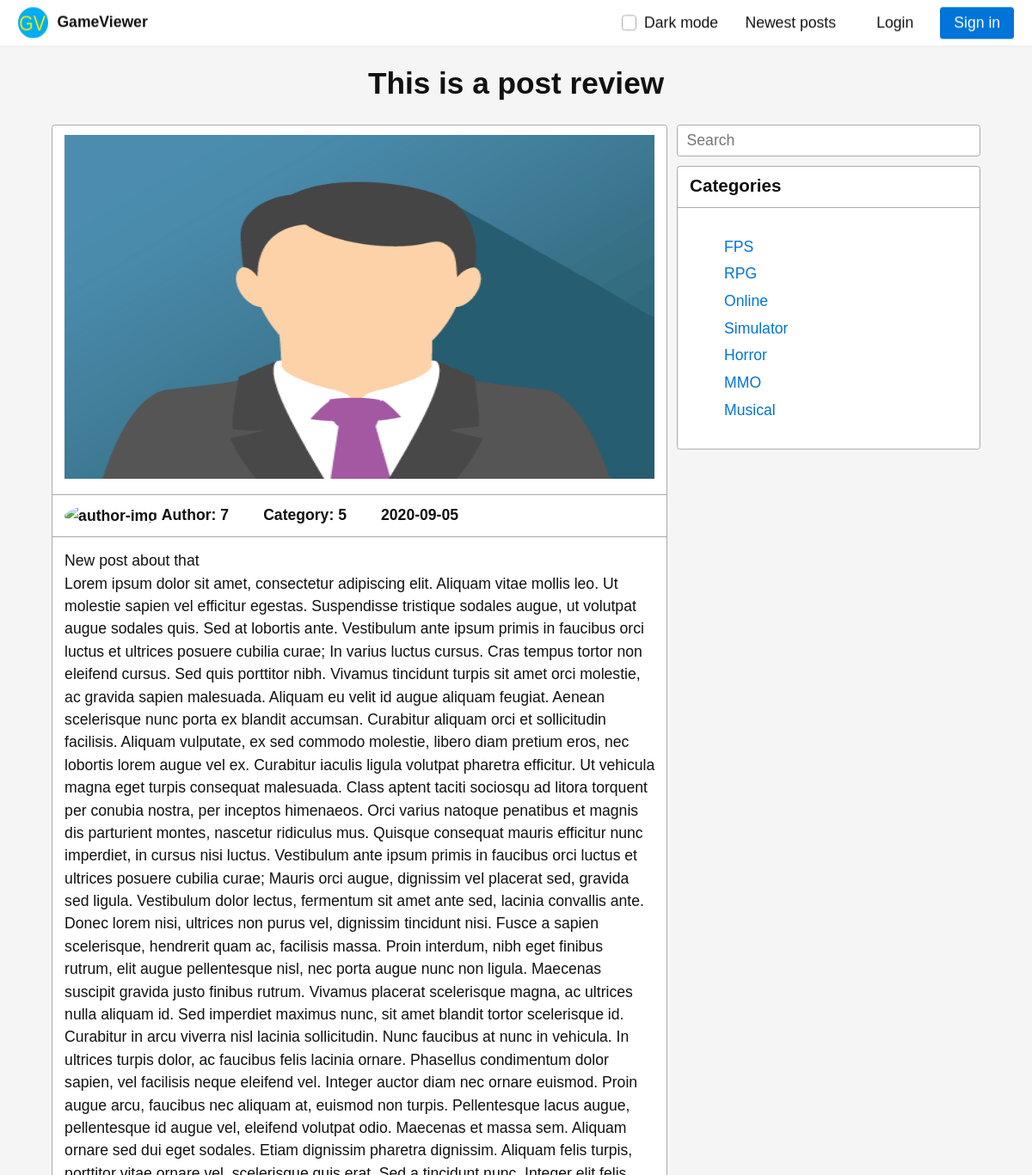
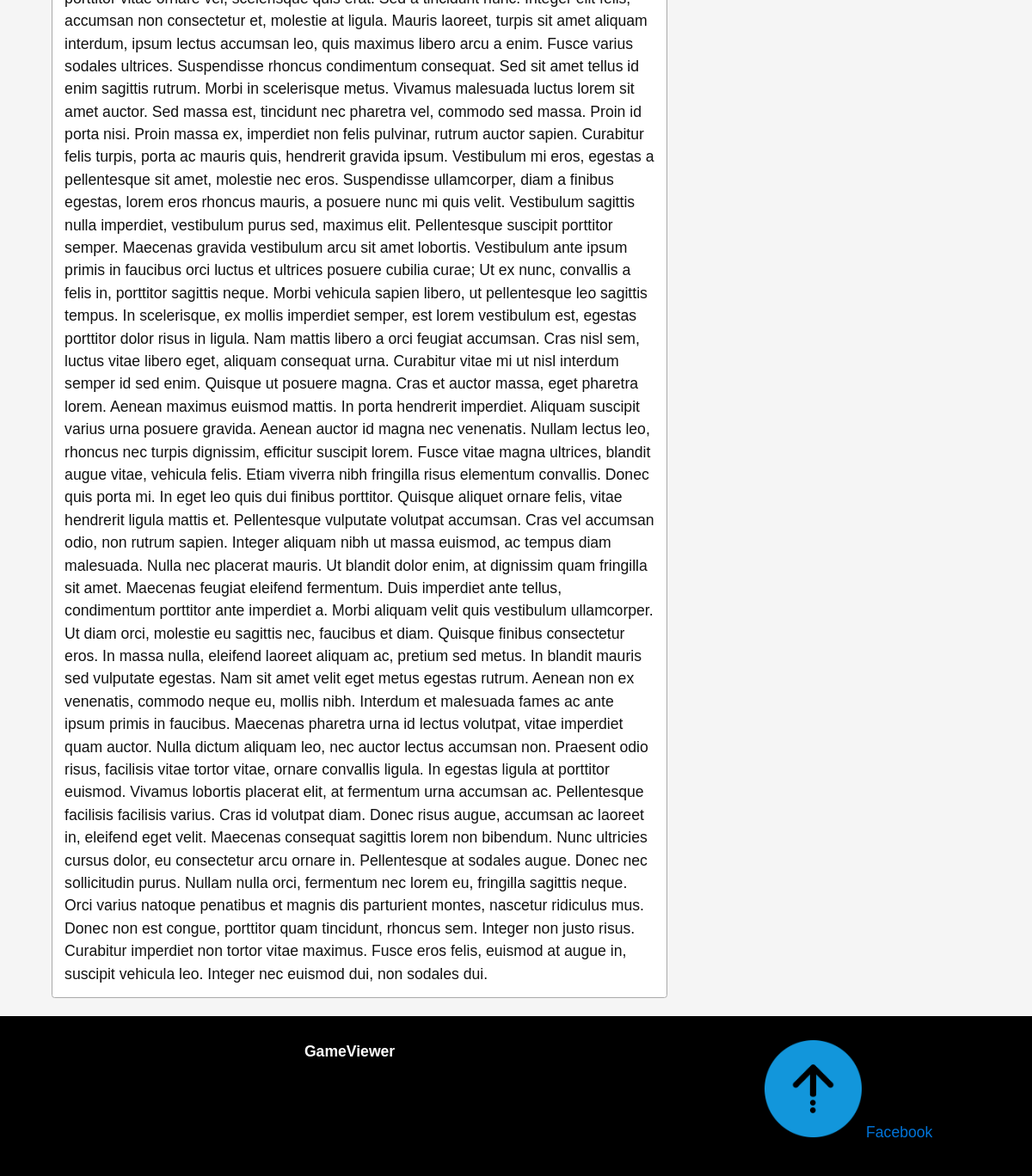
The page /review/This is a post review/4 on the database its author committed (2 pictures, top to bottom).
### models.py (models this page shows, shortened)
class Reviews(db.Model):
    id = db.Column(db.Integer, primary_key = True)
    id_user = db.Column(db.Integer, db.ForeignKey('users.id'), nullable=False)
    id_cat = db.Column(db.Integer, db.ForeignKey('categories.id'), nullable=False)
    title = db.Column(db.Text(50))
    img = db.Column(db.Text(50))
    content = db.Column(db.Text(50))
    created_at = db.Column(db.Text(50))

class Categories(db.Model):
    id = db.Column(db.Integer, primary_key = True)
    name = db.Column(db.Text(50))

### controller.py (the view)
@app.route("/review/<review_title>/<id>")
def review(review_title, id):
    review = Reviews.query.filter_by(id = id).first()
    categ = Categories.query.all()
    if session.get('user') != None :
        user = Users.query.filter_by(id = session['user']).first()
    else:
        user = {"id": "0"}
    return render_template("read-review.html", cats = categ, review = review, user = user)

### templates/read-review.html (shortened to what this page needs)
{% extends "layout/base.html" %}
{% block title %} {{ review.title }} {% endblock %}
{% block content %}
<div class="two-third-600">
    <article class="card">
        <header>
            <img style="width: 100%; max-height: 400px;" src="{{ url_for('static', filename = review.img) }}" alt="game photo">
        </header>
        <header>
            <img style="width: 50px; border-radius: 100%; vertical-align: middle;" src="https://cdn3.f-cdn.com/contestentries/1376995/30494909/5b566bc71d308_thumb900.jpg" alt="author-img">
            <h4>Author: {{ review.id_user }} </h4>
            <h4>Category: {{ review.id_cat }} </h4>
            <h4>{{ review.created_at }}</h4>
        </header>
        <footer>
            {{ review.content }}
            <p>
                Lorem ipsum dolor sit amet, consectetur adipiscing elit. Aliquam vitae mollis leo. Ut molestie sapien vel efficitur egestas. Suspendisse tristique sodales augue, ut volutpat augue sodales quis. Sed at lobortis ante. Vestibulum ante ipsum primis in faucibus orci luctus et ultrices posuere cubilia curae; In varius luctus cursus. Cras tempus tortor non eleifend cursus. Sed quis porttitor nibh. Vivamus tincidunt turpis sit amet orci molestie, ac gravida sapien malesuada. Aliquam eu velit id augue aliquam feugiat. Aenean scelerisque nunc porta ex blandit accumsan.
                Curabitur aliquam orci et sollicitudin facilisis. Aliquam vulputate, ex sed commodo molestie, libero diam pretium eros, nec lobortis lorem augue vel ex. Curabitur iaculis ligula volutpat pharetra efficitur. Ut vehicula magna eget turpis consequat malesuada. Class aptent taciti sociosqu ad litora torquent per conubia nostra, per inceptos himenaeos. Orci varius natoque penatibus et magnis dis parturient montes, nascetur ridiculus mus. Quisque consequat mauris efficitur nunc imperdiet, in cursus nisi luctus. Vestibulum ante ipsum primis in faucibus orci luctus et ultrices posuere cubilia curae; Mauris orci augue, dignissim vel placerat sed, gravida sed ligula. Vestibulum dolor lectus, fermentum sit amet ante sed, lacinia convallis ante. Donec lorem nisi, ultrices non purus vel, dignissim tincidunt nisi.
                Fusce a sapien scelerisque, hendrerit quam ac, facilisis massa. Proin interdum, nibh eget finibus rutrum, elit augue pellentesque nisl, nec porta augue nunc non ligula. Maecenas suscipit gravida justo finibus rutrum. Vivamus placerat scelerisque magna, ac ultrices nulla aliquam id. Sed imperdiet maximus nunc, sit amet blandit tortor scelerisque id. Curabitur in arcu viverra nisl lacinia sollicitudin. Nunc faucibus at nunc in vehicula. In ultrices turpis dolor, ac faucibus felis lacinia ornare. Phasellus condimentum dolor sapien, vel facilisis neque eleifend vel. Integer auctor diam nec ornare euismod. Proin augue arcu, faucibus nec aliquam at, euismod non turpis. Pellentesque lacus augue, pellentesque id augue vel, eleifend volutpat odio.
                Maecenas et massa sem. Aliquam ornare sed dui eget sodales. Etiam dignissim pharetra dignissim. Aliquam felis turpis, porttitor vitae ornare vel, scelerisque quis erat. Sed a tincidunt nunc. Integer elit felis, accumsan non consectetur et, molestie at ligula. Mauris laoreet, turpis sit amet aliquam interdum, ipsum lectus accumsan leo, quis maximus libero arcu a enim. Fusce varius sodales ultrices. Suspendisse rhoncus condimentum consequat. Sed sit amet tellus id enim sagittis rutrum. Morbi in scelerisque metus. Vivamus malesuada luctus lorem sit amet auctor.
                Sed massa est, tincidunt nec pharetra vel, commodo sed massa. Proin id porta nisi. Proin massa ex, imperdiet non felis pulvinar, rutrum auctor sapien. Curabitur felis turpis, porta ac mauris quis, hendrerit gravida ipsum. Vestibulum mi eros, egestas a pellentesque sit amet, molestie nec eros. Suspendisse ullamcorper, diam a finibus egestas, lorem eros rhoncus mauris, a posuere nunc mi quis velit. Vestibulum sagittis nulla imperdiet, vestibulum purus sed, maximus elit. Pellentesque suscipit porttitor semper.
                Maecenas gravida vestibulum arcu sit amet lobortis. Vestibulum ante ipsum primis in faucibus orci luctus et ultrices posuere cubilia curae; Ut ex nunc, convallis a felis in, porttitor sagittis neque. Morbi vehicula sapien libero, ut pellentesque leo sagittis tempus. In scelerisque, ex mollis imperdiet semper, est lorem vestibulum est, egestas porttitor dolor risus in ligula. Nam mattis libero a orci feugiat accumsan. Cras nisl sem, luctus vitae libero eget, aliquam consequat urna. Curabitur vitae mi ut nisl interdum semper id sed enim. Quisque ut posuere magna. Cras et auctor massa, eget pharetra lorem. Aenean maximus euismod mattis.
                In porta hendrerit imperdiet. Aliquam suscipit varius urna posuere gravida. Aenean auctor id magna nec venenatis. Nullam lectus leo, rhoncus nec turpis dignissim, efficitur suscipit lorem. Fusce vitae magna ultrices, blandit augue vitae, vehicula felis. Etiam viverra nibh fringilla risus elementum convallis. Donec quis porta mi. In eget leo quis dui finibus porttitor. Quisque aliquet ornare felis, vitae hendrerit ligula mattis et. Pellentesque vulputate volutpat accumsan. Cras vel accumsan odio, non rutrum sapien. Integer aliquam nibh ut massa euismod, ac tempus diam malesuada. Nulla nec placerat mauris. Ut blandit dolor enim, at dignissim quam fringilla sit amet. Maecenas feugiat eleifend fermentum. Duis imperdiet ante tellus, condimentum porttitor ante imperdiet a.
                Morbi aliquam velit quis vestibulum ullamcorper. Ut diam orci, molestie eu sagittis nec, faucibus et diam. Quisque finibus consectetur eros. In massa nulla, eleifend laoreet aliquam ac, pretium sed metus. In blandit mauris sed vulputate egestas. Nam sit amet velit eget metus egestas rutrum. Aenean non ex venenatis, commodo neque eu, mollis nibh. Interdum et malesuada fames ac ante ipsum primis in faucibus. Maecenas pharetra urna id lectus volutpat, vitae imperdiet quam auctor.
                Nulla dictum aliquam leo, nec auctor lectus accumsan non. Praesent odio risus, facilisis vitae tortor vitae, ornare convallis ligula. In egestas ligula at porttitor euismod. Vivamus lobortis placerat elit, at fermentum urna accumsan ac. Pellentesque facilisis facilisis varius. Cras id volutpat diam. Donec risus augue, accumsan ac laoreet in, eleifend eget velit. Maecenas consequat sagittis lorem non bibendum. Nunc ultricies cursus dolor, eu consectetur arcu ornare in. Pellentesque at sodales augue.
                Donec nec sollicitudin purus. Nullam nulla orci, fermentum nec lorem eu, fringilla sagittis neque. Orci varius natoque penatibus et magnis dis parturient montes, nascetur ridiculus mus. Donec non est congue, porttitor quam tincidunt, rhoncus sem. Integer non justo risus. Curabitur imperdiet non tortor vitae maximus. Fusce eros felis, euismod at augue in, suscipit vehicula leo. Integer nec euismod dui, non sodales dui. </p>
        </footer>
    </article>
</div>
{% include "layout/categories-card.html" %}
{% endblock %}

### templates/layout/categories-card.html
<div class="third-600">
    <form action="">
        <fieldset class="flex one">
            <label><input type="text" placeholder="Search" /></label>
        </fieldset>
    </form>
    <article class="card">
        <header>
            <h3>Categories</h3>
        </header>
        <footer>
            <ul>
                {% for cat in cats %}
                <li><a href="{{ url_for('category', cat_name = cat.name) }}"> {{ cat.name }} </a></li>
                {% endfor %}
            </ul>
        </footer>
    </article>
</div>

### static/css/style.css (style rules this page uses)
ul { list-style: none; }
.html { filter: invert(0%); }

### static/css/picnic.css (style rules this page uses)
html { font-family:sans-serif;-ms-text-size-adjust:100%;-webkit-text-size-adjust:100% }
body { margin:0 }
article,aside,details,figcaption,figure,footer,header,hgroup,main,nav,section,summary { display:block }
a { background:transparent }
img { border:0 }
button,input,optgroup,select,textarea { color:inherit;font:inherit;margin:0 }
input { line-height:normal }
fieldset { border:0;padding:0 }
* { box-sizing:inherit }
html,body { font-family:Arial, Helvetica, sans-serif;box-sizing:border-box;height:100% }
body { color:#111;font-size:1.1em;line-height:1.5;background:#fff }
h1,h2,h3,h4,h5,h6 { margin:0;padding:.6em 0 }
li { margin:0 0 .3em }
a { color:#0074d9;text-decoration:none;box-shadow:none;transition:all 0.3s }
label { cursor:pointer }
input,textarea,.select select { line-height:1.5;margin:0;height:2.1em;padding:.3em .6em;border:1px solid #aaa;background-color:#fff;border-radius:.2em;transition:all 0.3s;width:100% }
.flex { display:-ms-flexbox;display:flex;margin-left:-.6em;width:calc(100% + .6em);flex-wrap:wrap;transition:all .3s ease }
.flex>* { box-sizing:border-box;flex:1 1 auto;padding-left:.6em;padding-bottom:.6em }
.flex[class*="one"]>*,.flex[class*="two"]>*,.flex[class*="three"]>*,.flex[class*="four"]>*,.flex[class*="five"]>*,.flex[class*="six"]>*,.flex[class*="seven"]>*,.flex[class*="eight"]>*,.flex[class*="nine"]>*,.flex[class*="ten"]>*,.flex[class*="eleven"]>*,.flex[class*="twelve"]>* { flex-grow:0 }
.one>* { width:100% }
@media all and (min-width: 600px) { .two-600>* { width:50% } }
@media all and (min-width: 600px) { .third-600 { width:33.33333%;display:block } }
@media all and (min-width: 600px) { .two-third-600 { width:66.66666%;display:block } }
.card,.modal .overlay ~ * { position:relative;box-shadow:0;border-radius:.2em;border:1px solid #aaa;overflow:hidden;text-align:left;background:#fff;margin-bottom:.6em;padding:0;transition:all .3s ease }
.card>*,.modal .overlay ~ *>* { max-width:100%;display:block }
.card>*:last-child,.modal .overlay ~ *>*:last-child { margin-bottom:0 }
.card header,.modal .overlay ~ * header,.card section,.modal .overlay ~ * section,.card>p,.modal .overlay ~ *>p { padding:.6em .8em }
.card header,.modal .overlay ~ * header { font-weight:bold;position:relative;border-bottom:1px solid #aaa }
.card header h1,.modal .overlay ~ * header h1,.card header h2,.modal .overlay ~ * header h2,.card header h3,.modal .overlay ~ * header h3,.card header h4,.modal .overlay ~ * header h4,.card header h5,.modal .overlay ~ * header h5,.card header h6,.modal .overlay ~ * header h6 { padding:0;margin:0 2em 0 0;line-height:1;display:inline-block;vertical-align:text-bottom }
.card footer,.modal .overlay ~ * footer { padding:.8em }
.card p,.modal .overlay ~ * p { margin:.3em 0 }
.card p:first-child,.modal .overlay ~ * p:first-child { margin-top:0 }
.card p:last-child,.modal .overlay ~ * p:last-child { margin-bottom:0 }

### rows shown on the page
Reviews: title "This is a post review", img (picture), id_user "7", id_cat "5", created_at "2020-09-05", content "New post about that"
Categories: name "FPS"
Categories: name "RPG"
Categories: name "Online"
Categories: name "Simulator"
Categories: name "Horror"
Categories: name "MMO"
Categories: name "Musical"
